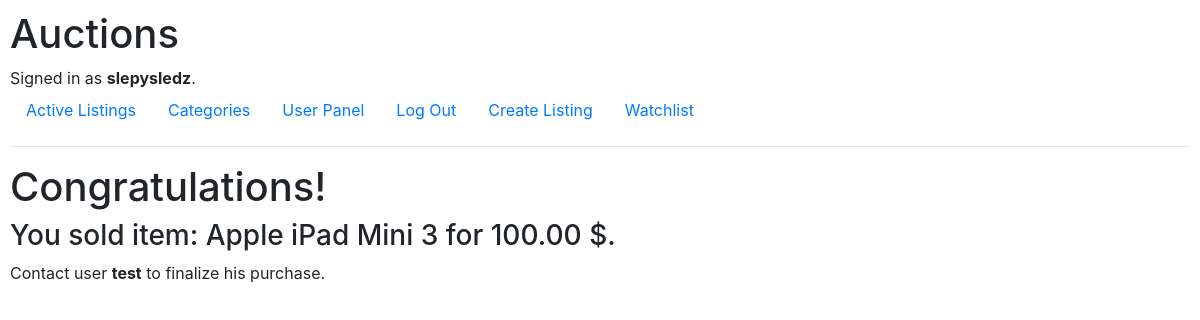
The app's page /6 (signed in) with its own data.
### auctions/models.py (models this page shows, shortened)
class User(AbstractUser):
    pass

class Auction(models.Model):
    MOTORS = "MOT"
    FASHINON = "FAS"
    ELECTRONICS = "ELE"
    COLLECTIBLES_ARTS = "ART"
    HOME_GARDES = "HGA"
    SPORTING_GOODS = "SPO"
    TOYS = "TOY"
    BUSSINES_INDUSTRIAL = "BUS"
    MUSIC = "MUS"
    CATEGORY = [
        (MOTORS, "Motors"),
        (FASHINON, "Fashion"),
        (ELECTRONICS, "Electronics"),
        (COLLECTIBLES_ARTS, "Collectibles & Art"),
        (HOME_GARDES, "Home & Garden"),
        (SPORTING_GOODS, "Sporting Goods"),
        (TOYS, "Toys"),
        (BUSSINES_INDUSTRIAL, "Business & Industrial"),
        (MUSIC, "Music"),
    ]
    seller = models.ForeignKey(User, on_delete=models.CASCADE)
    title = models.CharField(max_length=64, blank=False)
    description = models.TextField(blank=True)
    current_price = models.DecimalField(max_digits=11, decimal_places=2, default=0.0)
    category = models.CharField(max_length=3, choices=CATEGORY, default=MOTORS)
    image_url = models.URLField(blank=True)
    publication_date = models.DateTimeField(auto_now_add=True)
    closed = models.BooleanField(default=False)
    class Meta:
        verbose_name = "auction"
        verbose_name_plural = "auctions"

### auctions/views.py (the view, shortened to what this page needs)
# urls.py: path("<int:auction_id>", views.listing_page, name="listing_page"),
def listing_page(request, auction_id):
    try:
        auction = Auction.objects.get(pk=auction_id)
    except Auction.DoesNotExist:
        return HttpResponse("Error-auction id doesn't exist")
    bid_amount = Bid.objects.filter(auction=auction_id).count()
    highest_bid = Bid.objects.filter(auction=auction_id).order_by('-bid_price').first()
    if auction.closed:
        if highest_bid is not None:
            winner = highest_bid.user
            if request.user.id == auction.seller.id:
                return render(request, "auctions/sold.html", {
                    "auction": auction,
                    "winner": winner
                })
            elif request.user.id == winner.id:
                return render(request, "auctions/bought.html", {
                    "auction": auction
                })
        else:
            if request.user.id == auction.seller.id:
                return render(request, "auctions/closed_no_offer.html", {
                    "auction": auction
                })
        return HttpResponse("Error - auction no longer available")

### auctions/templates/auctions/sold.html
{% extends "auctions/layout.html" %}
{% block body %}
<h1>Congratulations!</h1>
<h3>You sold item: {{ auction.title }} for {{ auction.current_price }} $.</h3>
Contact user <strong>{{ winner.username }}</strong> to finalize his purchase.
{% endblock %}

### auctions/templates/auctions/layout.html (shortened to what this page needs)
{% load static %}
<!DOCTYPE html>
<html lang="en">
    <head>
        <link rel="stylesheet" href="https://stackpath.bootstrapcdn.com/bootstrap/4.4.1/css/bootstrap.min.css">
        <link href="{% static 'auctions/styles.css' %}" rel="stylesheet">
    </head>
    <body>
        <h1>Auctions</h1>
        <div>
            {% if user.is_authenticated %}
                Signed in as <strong>{{ user.username }}</strong>.
            {% else %}
                Not signed in.
            {% endif %}
        </div>
        <ul class="nav">
            <li class="nav-item">
                <a class="nav-link" href="{% url 'auctions:index' %}">Active Listings</a>
            </li>
            <li class="nav-item">
                <a class="nav-link" href="{% url 'auctions:categories' %}">Categories</a>
            </li>
            {% if user.is_authenticated %}
                <li class="nav-item">
                    <a class="nav-link" href="{% url 'auctions:user_panel' %}">User Panel</a>
                </li>
                <li class="nav-item">
                    <a class="nav-link" href="{% url 'auctions:logout' %}">Log Out</a>
                </li>
                <li class="nav-item">
                    <a class="nav-link" href="{% url 'auctions:create_listing' %}">Create Listing</a>
                </li>
                <li class="nav-item">
                    <a class="nav-link" href="{% url 'auctions:watchlist' %}">Watchlist</a>
                </li>
            {% endif %}
        </ul>
        <hr>
        {% block body %}
        {% endblock %}
    </body>
</html>

### auctions/static/auctions/styles.css (style rules this page uses)
body { padding: 10px; }

### records on screen
User: username "slepysledz"
Auction: title "Apple iPad Mini 3", current_price "100.00"
User: username "test"
